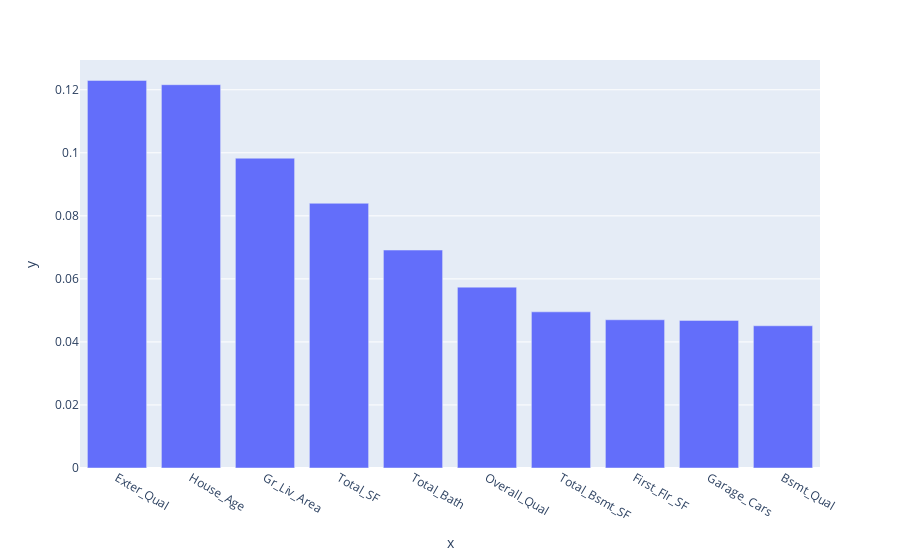

The notebook cell this image was saved under:
### Code cell
plot_importance(rf_tuned_1)

### Figure 1 — Plotly figure (JSON) as saved in the notebook; plotly's stock layout.template omitted (floating-point values rounded to 4 significant figures)
{"data": [{"alignmentgroup": "True", "hovertemplate": "x=%{x}<br>y=%{y}<extra></extra>", "legendgroup": "", "marker": {"color": "#636efa", "pattern": {"shape": ""}}, "name": "", "offsetgroup": "", "orientation": "v", "showlegend": false, "textposition": "auto", "type": "bar", "x": ["Exter_Qual", "House_Age", "Gr_Liv_Area", "Total_SF", "Total_Bath", "Overall_Qual", "Total_Bsmt_SF", "First_Flr_SF", "Garage_Cars", "Bsmt_Qual"], "xaxis": "x", "y": [0.123, 0.1216, 0.09829, 0.08399, 0.06915, 0.05738, 0.04954, 0.04703, 0.04683, 0.04512], "yaxis": "y"}], "layout": {"barmode": "relative", "legend": {"tracegroupgap": 0}, "margin": {"t": 60}, "xaxis": {"anchor": "y", "domain": [0, 1], "title": {"text": "x"}}, "yaxis": {"anchor": "x", "domain": [0, 1], "title": {"text": "y"}}}}
